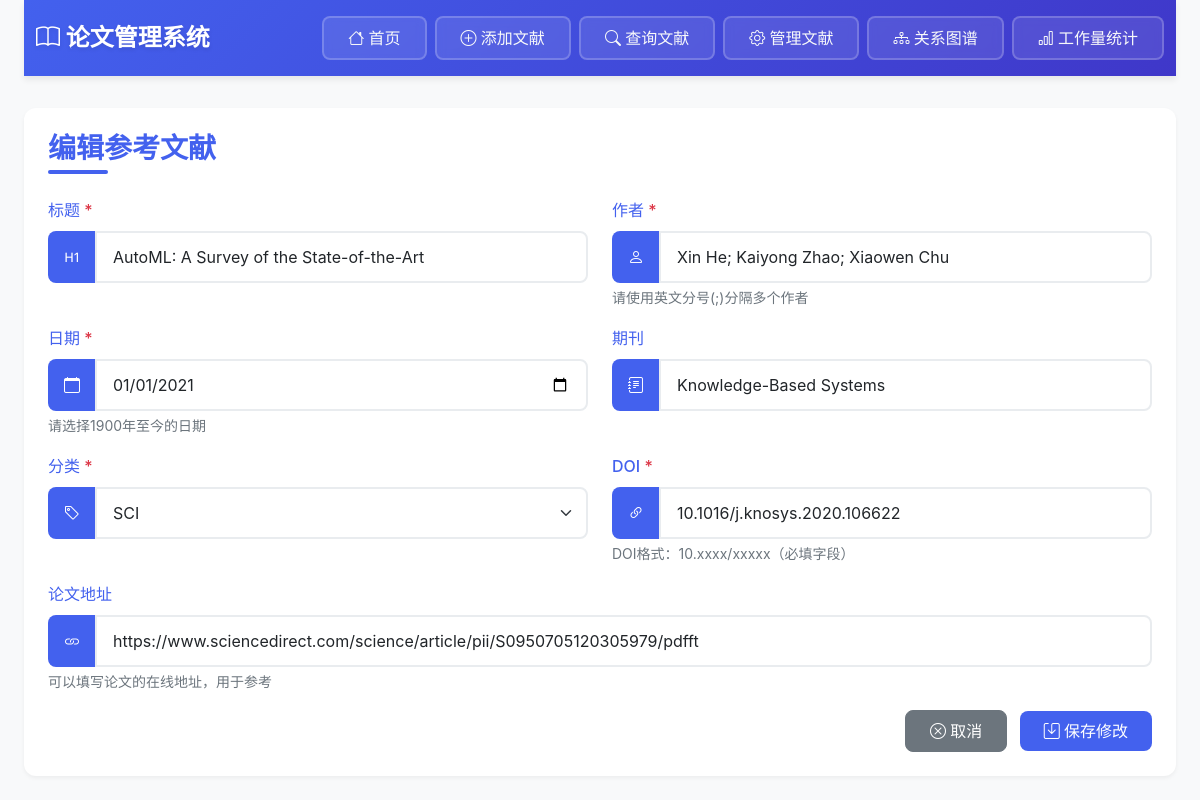
The page /edit/3 on the database its author committed.
### tables this page shows
CREATE TABLE "paper_references" (
                id INTEGER PRIMARY KEY AUTOINCREMENT,
                title TEXT NOT NULL,
                authors TEXT NOT NULL CHECK (authors != ''),
                date TEXT NOT NULL,
                journal TEXT,
                category TEXT CHECK (category IN ('CCF-A', 'CCF-B', 'CCF-C', 'SCI', 'EI', '其他')),
                doi TEXT,
                paper_url TEXT,  -- 论文在线地址
                local_pdf TEXT,  -- 本地PDF文件名
                created_at TIMESTAMP DEFAULT CURRENT_TIMESTAMP,
                updated_at TIMESTAMP DEFAULT CURRENT_TIMESTAMP
            );

### app.py (the view, shortened to what this page needs)
@app.route('/edit/<int:ref_id>', methods=['GET', 'POST'])
def edit(ref_id):
    categories = ["CCF-A", "CCF-B", "CCF-C", "SCI", "EI", "其他"]
    ref = get_reference_by_id(ref_id)
    if not ref:
        return redirect('/manage')
    return render_template('edit.html', ref=ref, categories=categories, now=datetime.datetime.now())

### app.py (called while the page is built)
@app.after_request
def add_header(response):
    if response.mimetype == 'text/html':
        response.headers['Cache-Control'] = 'no-cache, no-store, must-revalidate'
        response.headers['Pragma'] = 'no-cache'
        response.headers['Expires'] = '0'
    return response

### database.py (called while the page is built)
def get_reference_by_id(ref_id: int) -> Optional[Tuple]:
    results = db.execute_query(
        '''SELECT * FROM "paper_references" WHERE id = ?''',
        (ref_id,)
    )
    return results[0] if results else None

    @contextmanager
    def get_connection(self):
        conn = sqlite3.connect(self.db_path)
        try:
            yield conn
        finally:
            conn.close()

    def execute_query(self, query: str, params: tuple = ()) -> List[Tuple]:
        with self.get_connection() as conn:
            cur = conn.cursor()
            cur.execute(query, params)
            return cur.fetchall()

### templates/edit.html (shortened to what this page needs)
{% extends "layout.html" %}
{% block content %}
<div class="card">
    <div class="card-body">
        <h2 class="page-title">编辑参考文献</h2>
        <form method="post" class="needs-validation" novalidate>
            <div class="row">
                <div class="col-md-6 mb-3">
                    <label class="form-label">标题 <span class="text-danger">*</span></label>
                    <div class="input-group">
                        <span class="input-group-text"><i class="bi bi-type-h1"></i></span>
                        <input type="text" name="title" class="form-control" value="{{ ref[1] }}" required>
                    </div>
                </div>
                <div class="col-md-6 mb-3">
                    <label class="form-label">作者 <span class="text-danger">*</span></label>
                    <div class="input-group">
                        <span class="input-group-text"><i class="bi bi-person"></i></span>
                        <input type="text" name="authors" class="form-control" value="{{ ref[2] }}" required
                               placeholder="多个作者用英文分号(;)分隔，例如：张三; 李四; 王五">
                    </div>
                    <div class="form-text">请使用英文分号(;)分隔多个作者</div>
                </div>
            </div>
            <div class="row">
                <div class="col-md-6 mb-3">
                    <label class="form-label">日期 <span class="text-danger">*</span></label>
                    <div class="input-group">
                        <span class="input-group-text"><i class="bi bi-calendar"></i></span>
                        <input type="date" name="date" class="form-control" value="{{ ref[3] }}" required
                               min="1900-01-01" max="{{ now.strftime('%Y-%m-%d') }}">
                    </div>
                    <div class="form-text">请选择1900年至今的日期</div>
                </div>
                <div class="col-md-6 mb-3">
                    <label class="form-label">期刊</label>
                    <div class="input-group">
                        <span class="input-group-text"><i class="bi bi-journal-text"></i></span>
                        <input type="text" name="journal" class="form-control" value="{{ ref[4] }}">
                    </div>
                </div>
            </div>
            <div class="row">
                <div class="col-md-6 mb-3">
                    <label class="form-label">分类 <span class="text-danger">*</span></label>
                    <div class="input-group">
                        <span class="input-group-text"><i class="bi bi-tag"></i></span>
                        <select name="category" class="form-select" required>
                            {% for cat in categories %}
                            <option value="{{ cat }}" {% if cat == ref[5] %}selected{% endif %}>{{ cat }}</option>
                            {% endfor %}
                        </select>
                    </div>
                </div>
                <div class="col-md-6 mb-3">
                    <label class="form-label">DOI <span class="text-danger">*</span></label>
                    <div class="input-group">
                        <span class="input-group-text"><i class="bi bi-link-45deg"></i></span>
                        <input type="text" name="doi" class="form-control" value="{{ ref[6] }}" required
                               pattern="10\.\d{4,}(?:\.\d+)*\/.+"
                               placeholder="例如：10.1000/182 或 10.1038/nphys1170">
                    </div>
                    <div class="form-text">DOI格式：10.xxxx/xxxxx（必填字段）</div>
                </div>
            </div>
            <div class="row">
                <div class="col-12 mb-3">
                    <label class="form-label">论文地址</label>
                    <div class="input-group">
                        <span class="input-group-text"><i class="bi bi-link"></i></span>
                        <input type="url" name="paper_url" class="form-control" value="{{ ref[7] }}"
                               placeholder="论文的在线地址（可选）">
                    </div>
                    <div class="form-text">可以填写论文的在线地址，用于参考</div>
                </div>
            </div>
            <div class="text-end">
                <a href="/" class="btn btn-secondary me-2">
                    <i class="bi bi-x-circle"></i> 取消
                </a>
                <button type="submit" class="btn btn-primary">
                    <i class="bi bi-save"></i> 保存修改
                </button>
            </div>
        </form>
    </div>
</div>
{% endblock %}

### templates/layout.html (style rules this page uses)
:root { --primary-color: #4361ee; --primary-hover: #3a56d4; --accent-color: #3f37c9; --text-color: #2b2d42; --text-light: #8d99ae; --bg-color: #f8f9fa; --card-bg: #ffffff; --border-color: #e9ecef; --success-color: #2ec4b6; --warning-color: #ff9f1c; --danger-color: #e63946; --shadow-sm: 0 2px 4px rgba(0,0,0,0.05); --shadow-md: 0 4px 6px rgba(0,0,0,0.07); --shadow-lg: 0 10px 15px rgba(0,0,0,0.1); --transition-base: all 0.3s ease; --border-radius: 12px; }
body { font-family: -apple-system, BlinkMacSystemFont, "Segoe UI", Roboto, "Helvetica Neue", Arial, sans-serif; color: var(--text-color); background-color: var(--bg-color); min-height: 100vh; display: flex; flex-direction: column; line-height: 1.6; }
.card { border: none; border-radius: var(--border-radius); box-shadow: var(--shadow-sm); margin-bottom: 1.5rem; transition: var(--transition-base); background: var(--card-bg); overflow: hidden; }
.card-body { padding: 1.5rem; }
.page-title { color: var(--primary-color); font-weight: 700; margin-bottom: 1.5rem; font-size: 1.75rem; position: relative; padding-bottom: 0.5rem; }
.page-title::after { content: ''; position: absolute; bottom: 0; left: 0; width: 60px; height: 4px; background: var(--primary-color); border-radius: 2px; }
.form-control, .form-select { border-radius: 8px; border: 2px solid var(--border-color); padding: 0.75rem 1rem; transition: var(--transition-base); font-size: 1rem; }
.input-group-text { background: var(--primary-color); color: white; border: none; border-radius: 8px 0 0 8px; padding: 0.75rem 1rem; }
.btn { padding: 0.75rem 1.5rem; border-radius: 8px; font-weight: 500; transition: var(--transition-base); position: relative; overflow: hidden; }
.btn::after { content: ''; position: absolute; top: 50%; left: 50%; width: 0; height: 0; background: rgba(255,255,255,0.2); border-radius: 50%; transform: translate(-50%, -50%); transition: width 0.6s, height 0.6s; }
.btn-primary { background: var(--primary-color); border: none; }

### templates/edit.html (style rules this page uses)
.form-label { font-weight: 500; color: var(--primary-color); }
.input-group-text { background-color: var(--primary-color); color: white; border: none; }
.form-control::placeholder { color: #adb5bd; }
.form-text { color: #6c757d; font-size: 0.875rem; margin-top: 0.25rem; }
.btn { padding: 0.5rem 1.5rem; }

### rows shown on the page
paper_references: title "AutoML: A Survey of the State-of-the-Art", authors "Xin He; Kaiyong Zhao; Xiaowen Chu", date "01/01/2021", journal "Knowledge-Based Systems", category "SCI", doi "10.1016/j.knosys.2020.106622", paper_url "https://www.sciencedirect.com/science/article/pii/S0950705120305979/pdfft"
